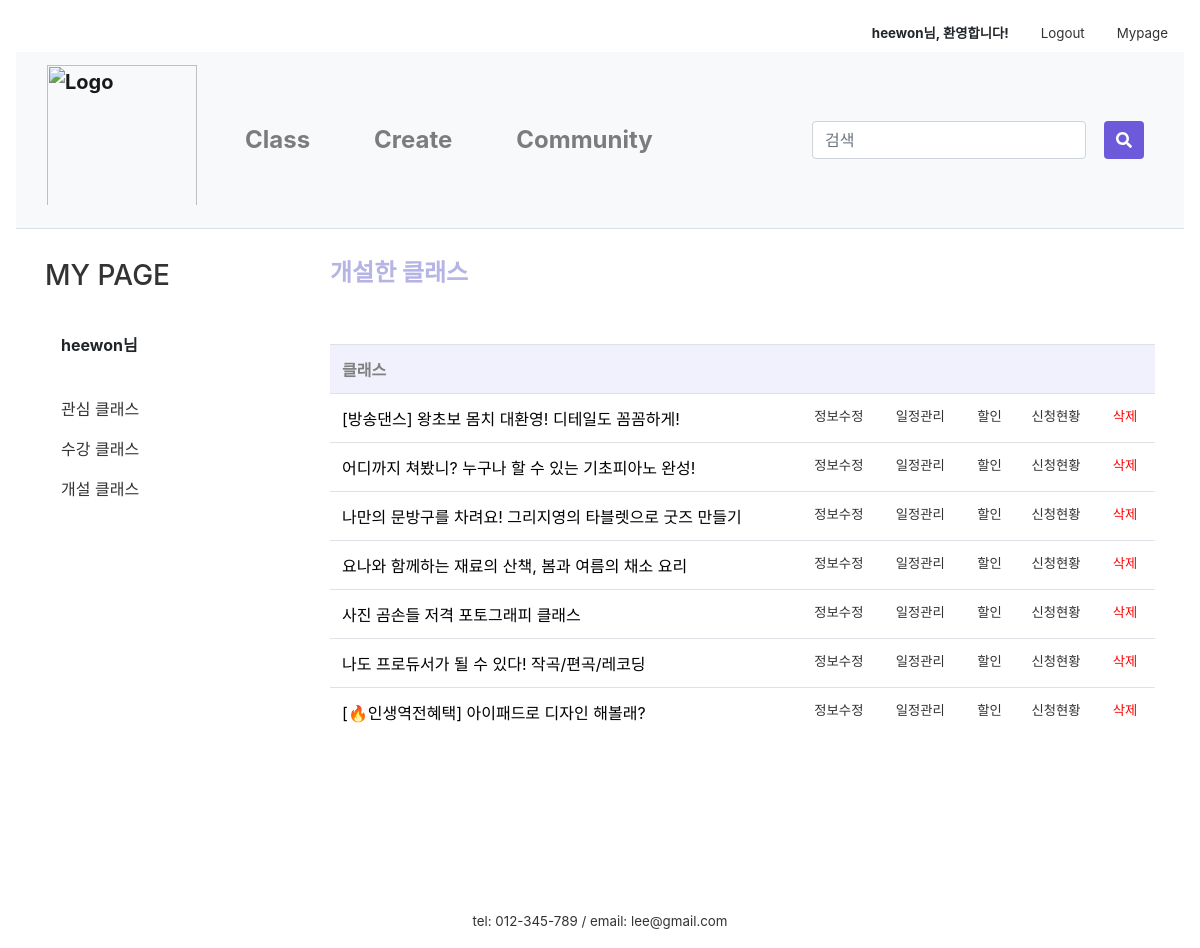
The app's page /mypage/myClass/ (signed in) with its own data.
### firstApp/models.py (models this page shows, shortened)
class Class(models.Model):
    author = models.ForeignKey(settings.AUTH_USER_MODEL, on_delete=models.CASCADE, default=1)
    title = models.CharField(max_length=50)
    tutor = models.CharField(max_length=10)
    tutor_photo = ProcessedImageField(upload_to="tutor", processors=[ResizeToFill(300,300)], default='')
    tutor_insta = models.CharField(null=True, blank=True, max_length=50, default='')
    tutor_blog = models.CharField(null=True, blank=True, max_length=50, default='')
    tutor_youtube = models.CharField(null=True, blank=True, max_length=50, default='')
    category = models.ForeignKey('firstApp.Category', on_delete=models.CASCADE, default=1, related_name='category')
    area = models.ForeignKey('firstApp.Area', on_delete=models.CASCADE, default=1)
    photo = ProcessedImageField(upload_to="class", processors=[ResizeToFill(600,450)], default='')
    body = RichTextUploadingField(default='')
    tutor_body = RichTextUploadingField(default='')
    price = models.CharField(max_length=10)
    time = models.CharField(max_length=5)
    level = models.ForeignKey('firstApp.Level', on_delete=models.CASCADE, default=1, related_name='level')
    mode = models.ForeignKey('firstApp.Mode', on_delete=models.CASCADE, default=1, related_name='mode')
    in_min = models.PositiveIntegerField(null=True, blank=True, default='1')
    in_max = models.PositiveIntegerField(null=True, blank=True, default='1')
    like_user = models.ManyToManyField(settings.AUTH_USER_MODEL, blank=True, related_name='like_class')
    like_count = models.PositiveIntegerField(default=0)
    on_sale = models.BooleanField(null=True, default=False)
    sale_price = models.CharField(null=True, blank=True, max_length=10)
    on_permission = models.BooleanField(null=True, default=False)
    class Meta:
        permissions = [
            ('can_permit', 'Can permit')
        ]

### firstApp/views.py (the view)
# urls.py: path('mypage/myClass/', views.myClass, name='myClass'),
@login_required(login_url='/login/')
def myClass(request):
    classs = Class.objects.filter(author=request.user)
    return render(request, 'firstApp/classlist.html', {'classs':classs})

### firstApp/templates/firstApp/classlist.html (shortened to what this page needs)
{% extends 'firstApp/base.html' %}
{% load static %}
{% load humanize %}
{% block content %}
{% if user.is_active %}
<link rel="stylesheet" href="{% static 'css/community.css' %}">
<link href="{% static 'css/apply_detail.css' %}" rel="stylesheet">
<link href="{% static 'css/my_page_table.css' %}" rel="stylesheet">
    <div class="container">
      <div class="row">
        <div class="col-sm-3">
          <div class="left-sidebar">
            <ul>
              <li>
								<a class= "nounderline" href="{% url 'mypage' %}"><h3>MY PAGE</h3></a>
							</li><br>
							<li data-toggle="tab">
								<a class="nav-link"><strong>{{user.username}}님</strong></a>
									<br>
									<li class="nav-item">
										<a class="nav-link" href="/mypage/mylike">관심 클래스</a>
									</li>
									<li class="nav-item">
									  <a class="nav-link" href="/mypage/myApply">수강 클래스</a>
									</li>
									<li class="nav-item">
									  <a class="nav-link" href="/mypage/myClass">개설 클래스</a>
									</li>
							</li>
						</ul>
          </div>
        </div>
          <div class="col-sm-9">
            <h4 class="my_page_title" style="font-weight:bold; color:#B6B3E5;">개설한 클래스</h4><br><br>
            <table class="table">
              <tr>
                <th colspan="8">클래스</th>
              </tr>
              {% for class in classs %}
              <tr>
                <td colspan="3">
                    {% if class.on_permission == True %}
                    <a class="a_underline" href="{% url 'product' class.id %}">{{ class.title }}</a>
                    {% endif %}
                </td>
                <td class="lighter" id="edit"><a class="abc" href="{% url 'update_class' class.id %}">정보수정</a></td>
                <td class="lighter" id="add"><a class="abc" href="{% url 'addTime2' class.id %}">일정관리</a></td>
                  <td class="lighter" id="sale"><a class="abc" href="{% url 'classSale' class.id %}">할인</a></td>
                  <td class="lighter" id="appli"><a class="abc" href="{% url 'applicant' class.id %}">신청현황</a></td>
                  <td class="lighter"><a class="abc" style="color:red;" onclick="return confirm('삭제한 클래스는 복구할 수 없습니다.\n정말 삭제하시겠습니까?')" href="{% url 'product_remove' class.id %}">삭제</a></td>
              </tr>
              {% endfor %}
            </table>
          </div>
      </div>
    </div>
{% else %}
<script type="text/javascript">
    alert('잘못된 접근입니다. \n로그인을 해주세요.')
    window.location.href = '/login';
  </script>
{% endif %}
{% endblock content %}

### firstApp/templates/firstApp/base.html (shortened to what this page needs)
{% load static %}
<link rel="stylesheet" href="https://stackpath.bootstrapcdn.com/bootstrap/4.4.1/css/bootstrap.min.css"
>
<link rel="stylesheet" href="{% static 'css/base.css' %}">
<link rel="stylesheet" href="{% static 'css/navbar_custom.css' %}">
<div class="nav inner">
  <div class="container-fluid" style="width:1500px; padding: 0px;">
    <nav class="nav nav-masthead justify-content-end">
      {% if user.is_active %}
      <a class="nav-link"><strong>{{user.username}}님, 환영합니다!</strong></a>
      <a class="nav-link" href="/logout">Logout</a>
      <a class="nav-link" href="/mypage">Mypage</a>
      {% else %}
      <a class="nav-link" href="/login">Login</a>
      <a class="nav-link" href="/signup">Join</a>
      {% endif %}
    </nav>
  </div>
</div>
<nav class="navbar navbar-expand-lg navbar-light bg-light navbar-custom">
  <div class="container-fluid" style="width:1500px;">
    <a class="navbar-brand logo" href="/"><img src="{% static 'image\logo_1.png' %}" alt="Logo" style="max-width: 30vw; width:150px; padding-bottom:10px;"></a>
  <div class="collapse navbar-collapse" id="navbarSupportedContent">
    <ul class="navbar-nav mr-auto">
      <li class="nav-item nav-item-custom">
        <a class="nav-link" href="/class_search">Class</a>
      </li>
      <li class="nav-item nav-item-custom">
        <a class="nav-link" href="/intro_createclass">Create</a>
      </li>
      <li class="nav-item nav-item-custom">
        <a class="nav-link" href="/community">Community</a>
      </li>
    </ul>
  <div class="nav-item nav-item-custom">
    <div class="row">
      <form class="form-inline my-2 my-lg-0" action="{% url 'searchResult' %}" method="get">
      <div class="col-xs-8" style="max-width:50vw;">
        <input class="form-control mr-sm-2" type="search" placeholder="검색" aria-label="Search" name="qq" value="{{ qq }}">
      </div>
       <div class="col-xs-2" style="margin-left:10px;">
          <button class="btn btn-primary my-2 my-sm-0" type="submit" style="height:38px">
        <i class="fas fa-search"></i>
            </button>
       </div>
      </form>
    </div>
      </div>
  </div>
  </div>
</nav>
<main role="main">
  {% block content %}
  {% endblock content%}
</main>
<footer class="mastfoot mt-auto text-center">
  <div class="inner" style="margin-top:10rem;">
    <p style="margin:0">tel: 012-345-789 /
      email: lee@gmail.com</p>
  </div>
</footer>

### firstApp/static/css/base.css (style rules this page uses)
img { max-width:100%; }
.mastfoot { color: #333; }
.inner { font-size:10pt; }
.btn-primary, .btn-primary:active, .btn-primary:visited { background-color:#6C5ADA !important; border:none !important; color:white !important; }
.nounderline { text-decoration: none !important; }
.a_underline { color:black; }

### firstApp/static/css/navbar_custom.css (style rules this page uses)
a { color:#333; }
.navbar { margin-bottom:30px; border-bottom: 0.1px solid rgb(219, 222, 224); }
.navbar-custom { font-size: x-large; font-weight: bold; background-color: #fff; }
.nav-item-custom { padding-left: 1.5rem; padding-right: 1.5rem; }

### firstApp/static/css/community.css (style rules this page uses)
ul { list-style:none; padding-left:0 }
th { color:gray; background-color:#f0f1fc; }
.lighter { font-size:10pt; }

### records on screen
Class: title "[방송댄스] 왕초보 몸치 대환영! 디테일도 꼼꼼하게!"
Class: title "어디까지 쳐봤니? 누구나 할 수 있는 기초피아노 완성!"
Class: title "나만의 문방구를 차려요! 그리지영의 타블렛으로 굿즈 만들기"
Class: title "요나와 함께하는 재료의 산책, 봄과 여름의 채소 요리"
Class: title "사진 곰손들 저격 포토그래피 클래스"
Class: title "나도 프로듀서가 될 수 있다! 작곡/편곡/레코딩"
Class: title "[🔥인생역전혜택] 아이패드로 디자인 해볼래?"

### other values on screen
{{ user.username }} "heewon"
